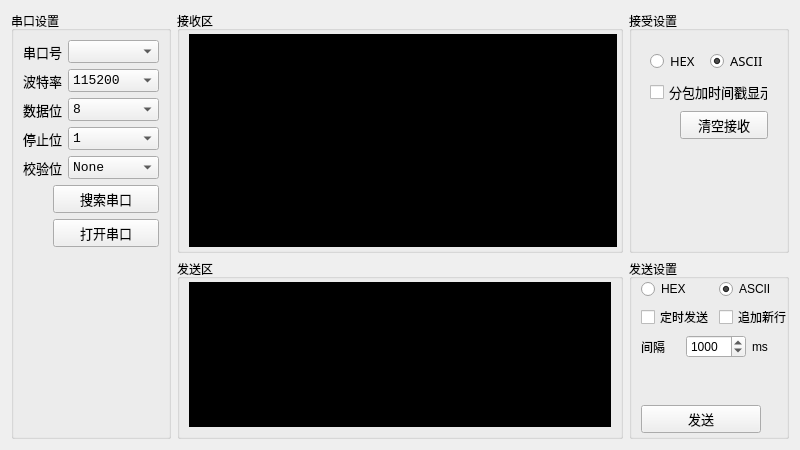
<?xml version="1.0" encoding="UTF-8"?>
<ui version="4.0">
 <class>serial_tool</class>
 <widget class="QWidget" name="serial_tool">
  <property name="geometry">
   <rect>
    <x>0</x>
    <y>0</y>
    <width>800</width>
    <height>450</height>
   </rect>
  </property>
  <property name="windowTitle">
   <string>Form</string>
  </property>
  <layout class="QHBoxLayout" name="horizontalLayout_8">
   <item>
    <widget class="QGroupBox" name="groupBox_2">
     <property name="maximumSize">
      <size>
       <width>160</width>
       <height>16777215</height>
      </size>
     </property>
     <property name="title">
      <string>串口设置</string>
     </property>
     <layout class="QVBoxLayout" name="verticalLayout_4">
      <item>
       <layout class="QHBoxLayout" name="horizontalLayout">
        <item>
         <widget class="QLabel" name="label">
          <property name="sizePolicy">
           <sizepolicy hsizetype="Fixed" vsizetype="Preferred">
            <horstretch>0</horstretch>
            <verstretch>0</verstretch>
           </sizepolicy>
          </property>
          <property name="font">
           <font>
            <family>Consolas</family>
            <pointsize>10</pointsize>
           </font>
          </property>
          <property name="text">
           <string>串口号</string>
          </property>
         </widget>
        </item>
        <item>
         <widget class="QComboBox" name="cbx_com_name">
          <property name="sizePolicy">
           <sizepolicy hsizetype="Preferred" vsizetype="Fixed">
            <horstretch>0</horstretch>
            <verstretch>0</verstretch>
           </sizepolicy>
          </property>
          <property name="font">
           <font>
            <family>Consolas</family>
            <pointsize>10</pointsize>
           </font>
          </property>
         </widget>
        </item>
       </layout>
      </item>
      <item>
       <layout class="QHBoxLayout" name="horizontalLayout_2">
        <item>
         <widget class="QLabel" name="label_2">
          <property name="sizePolicy">
           <sizepolicy hsizetype="Fixed" vsizetype="Preferred">
            <horstretch>0</horstretch>
            <verstretch>0</verstretch>
           </sizepolicy>
          </property>
          <property name="font">
           <font>
            <family>Consolas</family>
            <pointsize>10</pointsize>
           </font>
          </property>
          <property name="text">
           <string>波特率</string>
          </property>
         </widget>
        </item>
        <item>
         <widget class="QComboBox" name="cbx_bandrate">
          <property name="sizePolicy">
           <sizepolicy hsizetype="Preferred" vsizetype="Fixed">
            <horstretch>0</horstretch>
            <verstretch>0</verstretch>
           </sizepolicy>
          </property>
          <property name="font">
           <font>
            <family>Consolas</family>
            <pointsize>10</pointsize>
           </font>
          </property>
          <item>
           <property name="text">
            <string>115200</string>
           </property>
          </item>
          <item>
           <property name="text">
            <string>9600</string>
           </property>
          </item>
         </widget>
        </item>
       </layout>
      </item>
      <item>
       <layout class="QHBoxLayout" name="horizontalLayout_3">
        <item>
         <widget class="QLabel" name="label_3">
          <property name="sizePolicy">
           <sizepolicy hsizetype="Fixed" vsizetype="Preferred">
            <horstretch>0</horstretch>
            <verstretch>0</verstretch>
           </sizepolicy>
          </property>
          <property name="font">
           <font>
            <family>Consolas</family>
            <pointsize>10</pointsize>
           </font>
          </property>
          <property name="text">
           <string>数据位</string>
          </property>
         </widget>
        </item>
        <item>
         <widget class="QComboBox" name="cbx_databit">
          <property name="sizePolicy">
           <sizepolicy hsizetype="Preferred" vsizetype="Fixed">
            <horstretch>0</horstretch>
            <verstretch>0</verstretch>
           </sizepolicy>
          </property>
          <property name="font">
           <font>
            <family>Consolas</family>
            <pointsize>10</pointsize>
           </font>
          </property>
          <item>
           <property name="text">
            <string>8</string>
           </property>
          </item>
          <item>
           <property name="text">
            <string>7</string>
           </property>
          </item>
          <item>
           <property name="text">
            <string>6</string>
           </property>
          </item>
          <item>
           <property name="text">
            <string>5</string>
           </property>
          </item>
         </widget>
        </item>
       </layout>
      </item>
      <item>
       <layout class="QHBoxLayout" name="horizontalLayout_5">
        <item>
         <widget class="QLabel" name="label_5">
          <property name="sizePolicy">
           <sizepolicy hsizetype="Fixed" vsizetype="Preferred">
            <horstretch>0</horstretch>
            <verstretch>0</verstretch>
           </sizepolicy>
          </property>
          <property name="font">
           <font>
            <family>Consolas</family>
            <pointsize>10</pointsize>
           </font>
          </property>
          <property name="text">
           <string>停止位</string>
          </property>
         </widget>
        </item>
        <item>
         <widget class="QComboBox" name="cbx_stopbit">
          <property name="sizePolicy">
           <sizepolicy hsizetype="Preferred" vsizetype="Fixed">
            <horstretch>0</horstretch>
            <verstretch>0</verstretch>
           </sizepolicy>
          </property>
          <property name="font">
           <font>
            <family>Consolas</family>
            <pointsize>10</pointsize>
           </font>
          </property>
          <item>
           <property name="text">
            <string>1</string>
           </property>
          </item>
          <item>
           <property name="text">
            <string>1.5</string>
           </property>
          </item>
          <item>
           <property name="text">
            <string>2</string>
           </property>
          </item>
         </widget>
        </item>
       </layout>
      </item>
      <item>
       <layout class="QHBoxLayout" name="horizontalLayout_4">
        <item>
         <widget class="QLabel" name="label_4">
          <property name="sizePolicy">
           <sizepolicy hsizetype="Fixed" vsizetype="Preferred">
            <horstretch>0</horstretch>
            <verstretch>0</verstretch>
           </sizepolicy>
          </property>
          <property name="font">
           <font>
            <family>Consolas</family>
            <pointsize>10</pointsize>
           </font>
          </property>
          <property name="text">
           <string>校验位</string>
          </property>
         </widget>
        </item>
        <item>
         <widget class="QComboBox" name="cbx_paritybit">
          <property name="sizePolicy">
           <sizepolicy hsizetype="Preferred" vsizetype="Fixed">
            <horstretch>0</horstretch>
            <verstretch>0</verstretch>
           </sizepolicy>
          </property>
          <property name="font">
           <font>
            <family>Consolas</family>
            <pointsize>10</pointsize>
           </font>
          </property>
          <item>
           <property name="text">
            <string>None</string>
           </property>
          </item>
          <item>
           <property name="text">
            <string>Odd</string>
           </property>
          </item>
          <item>
           <property name="text">
            <string>Even</string>
           </property>
          </item>
         </widget>
        </item>
       </layout>
      </item>
      <item>
       <layout class="QHBoxLayout" name="horizontalLayout_12">
        <item>
         <widget class="QLabel" name="lab_img_find_serial">
          <property name="minimumSize">
           <size>
            <width>24</width>
            <height>24</height>
           </size>
          </property>
          <property name="maximumSize">
           <size>
            <width>24</width>
            <height>24</height>
           </size>
          </property>
          <property name="layoutDirection">
           <enum>Qt::LeftToRight</enum>
          </property>
          <property name="autoFillBackground">
           <bool>false</bool>
          </property>
          <property name="styleSheet">
           <string notr="true"/>
          </property>
          <property name="text">
           <string/>
          </property>
          <property name="textFormat">
           <enum>Qt::AutoText</enum>
          </property>
          <property name="pixmap">
           <pixmap resource="../img.qrc">:/new/prefix1/img/red.png</pixmap>
          </property>
          <property name="scaledContents">
           <bool>true</bool>
          </property>
          <property name="alignment">
           <set>Qt::AlignJustify|Qt::AlignVCenter</set>
          </property>
         </widget>
        </item>
        <item>
         <widget class="QPushButton" name="btn_find_seriaport">
          <property name="font">
           <font>
            <family>Consolas</family>
            <pointsize>10</pointsize>
           </font>
          </property>
          <property name="focusPolicy">
           <enum>Qt::NoFocus</enum>
          </property>
          <property name="text">
           <string>搜索串口</string>
          </property>
         </widget>
        </item>
       </layout>
      </item>
      <item>
       <layout class="QHBoxLayout" name="horizontalLayout_11">
        <item>
         <widget class="QLabel" name="lab_img_openport">
          <property name="minimumSize">
           <size>
            <width>24</width>
            <height>24</height>
           </size>
          </property>
          <property name="maximumSize">
           <size>
            <width>24</width>
            <height>24</height>
           </size>
          </property>
          <property name="layoutDirection">
           <enum>Qt::LeftToRight</enum>
          </property>
          <property name="autoFillBackground">
           <bool>false</bool>
          </property>
          <property name="styleSheet">
           <string notr="true"/>
          </property>
          <property name="text">
           <string/>
          </property>
          <property name="textFormat">
           <enum>Qt::AutoText</enum>
          </property>
          <property name="pixmap">
           <pixmap resource="../img.qrc">:/new/prefix1/img/red.png</pixmap>
          </property>
          <property name="scaledContents">
           <bool>true</bool>
          </property>
          <property name="alignment">
           <set>Qt::AlignJustify|Qt::AlignVCenter</set>
          </property>
         </widget>
        </item>
        <item>
         <widget class="QPushButton" name="btn_open_port">
          <property name="font">
           <font>
            <family>Consolas</family>
            <pointsize>10</pointsize>
           </font>
          </property>
          <property name="text">
           <string>打开串口</string>
          </property>
         </widget>
        </item>
       </layout>
      </item>
      <item>
       <spacer name="verticalSpacer">
        <property name="orientation">
         <enum>Qt::Vertical</enum>
        </property>
        <property name="sizeHint" stdset="0">
         <size>
          <width>20</width>
          <height>40</height>
         </size>
        </property>
       </spacer>
      </item>
     </layout>
    </widget>
   </item>
   <item>
    <layout class="QVBoxLayout" name="verticalLayout_3">
     <item>
      <layout class="QHBoxLayout" name="horizontalLayout_7">
       <item>
        <widget class="QGroupBox" name="groupBox_5">
         <property name="maximumSize">
          <size>
           <width>16777215</width>
           <height>16777215</height>
          </size>
         </property>
         <property name="title">
          <string>接收区</string>
         </property>
         <layout class="QVBoxLayout" name="verticalLayout_2">
          <property name="leftMargin">
           <number>9</number>
          </property>
          <property name="topMargin">
           <number>3</number>
          </property>
          <property name="rightMargin">
           <number>3</number>
          </property>
          <property name="bottomMargin">
           <number>3</number>
          </property>
          <item>
           <widget class="QPlainTextEdit" name="tex_recv_text">
            <property name="sizePolicy">
             <sizepolicy hsizetype="Preferred" vsizetype="Expanding">
              <horstretch>0</horstretch>
              <verstretch>0</verstretch>
             </sizepolicy>
            </property>
            <property name="styleSheet">
             <string notr="true">background-color: rgb(0, 0, 0);
font: 12pt &quot;Consolas&quot;;
color: rgb(255, 255, 255);</string>
            </property>
           </widget>
          </item>
         </layout>
        </widget>
       </item>
       <item>
        <widget class="QGroupBox" name="groupBox_3">
         <property name="maximumSize">
          <size>
           <width>160</width>
           <height>16777215</height>
          </size>
         </property>
         <property name="title">
          <string>接受设置</string>
         </property>
         <layout class="QVBoxLayout" name="verticalLayout_6">
          <item>
           <widget class="QWidget" name="widget_2" native="true">
            <property name="maximumSize">
             <size>
              <width>150</width>
              <height>16777215</height>
             </size>
            </property>
            <property name="sizeIncrement">
             <size>
              <width>150</width>
              <height>0</height>
             </size>
            </property>
            <property name="font">
             <font>
              <family>Microsoft JhengHei</family>
              <pointsize>10</pointsize>
              <weight>50</weight>
              <italic>false</italic>
              <bold>false</bold>
             </font>
            </property>
            <property name="styleSheet">
             <string notr="true"/>
            </property>
            <layout class="QVBoxLayout" name="verticalLayout_5">
             <item>
              <layout class="QHBoxLayout" name="horizontalLayout_9">
               <item>
                <widget class="QRadioButton" name="radio_recv_hex">
                 <property name="text">
                  <string>HEX</string>
                 </property>
                </widget>
               </item>
               <item>
                <widget class="QRadioButton" name="radio_recv_ascii">
                 <property name="text">
                  <string>ASCII</string>
                 </property>
                 <property name="checked">
                  <bool>true</bool>
                 </property>
                </widget>
               </item>
              </layout>
             </item>
             <item>
              <widget class="QCheckBox" name="pCheckBoxTimerPick">
               <property name="font">
                <font>
                 <family>Microsoft JhengHei</family>
                 <pointsize>10</pointsize>
                 <weight>50</weight>
                 <italic>false</italic>
                 <bold>false</bold>
                </font>
               </property>
               <property name="text">
                <string>分包加时间戳显示</string>
               </property>
              </widget>
             </item>
             <item>
              <layout class="QHBoxLayout" name="horizontalLayout_13">
               <item>
                <widget class="QLabel" name="lab_img_recv_data">
                 <property name="minimumSize">
                  <size>
                   <width>24</width>
                   <height>24</height>
                  </size>
                 </property>
                 <property name="maximumSize">
                  <size>
                   <width>24</width>
                   <height>24</height>
                  </size>
                 </property>
                 <property name="layoutDirection">
                  <enum>Qt::LeftToRight</enum>
                 </property>
                 <property name="autoFillBackground">
                  <bool>false</bool>
                 </property>
                 <property name="styleSheet">
                  <string notr="true"/>
                 </property>
                 <property name="text">
                  <string/>
                 </property>
                 <property name="textFormat">
                  <enum>Qt::AutoText</enum>
                 </property>
                 <property name="pixmap">
                  <pixmap resource="../img.qrc">:/new/prefix1/img/red.png</pixmap>
                 </property>
                 <property name="scaledContents">
                  <bool>true</bool>
                 </property>
                 <property name="alignment">
                  <set>Qt::AlignJustify|Qt::AlignVCenter</set>
                 </property>
                </widget>
               </item>
               <item>
                <widget class="QPushButton" name="btn_clear_recv">
                 <property name="font">
                  <font>
                   <family>Microsoft JhengHei</family>
                   <pointsize>10</pointsize>
                   <weight>50</weight>
                   <italic>false</italic>
                   <bold>false</bold>
                  </font>
                 </property>
                 <property name="text">
                  <string>清空接收</string>
                 </property>
                </widget>
               </item>
              </layout>
             </item>
             <item>
              <spacer name="verticalSpacer_2">
               <property name="orientation">
                <enum>Qt::Vertical</enum>
               </property>
               <property name="sizeHint" stdset="0">
                <size>
                 <width>20</width>
                 <height>40</height>
                </size>
               </property>
              </spacer>
             </item>
            </layout>
           </widget>
          </item>
         </layout>
        </widget>
       </item>
      </layout>
     </item>
     <item>
      <layout class="QHBoxLayout" name="horizontalLayout_6">
       <property name="sizeConstraint">
        <enum>QLayout::SetNoConstraint</enum>
       </property>
       <property name="bottomMargin">
        <number>0</number>
       </property>
       <item>
        <widget class="QGroupBox" name="groupBox">
         <property name="maximumSize">
          <size>
           <width>16777215</width>
           <height>180</height>
          </size>
         </property>
         <property name="title">
          <string>发送区</string>
         </property>
         <layout class="QVBoxLayout" name="verticalLayout">
          <property name="topMargin">
           <number>3</number>
          </property>
          <item>
           <widget class="QTextEdit" name="tex_send_text">
            <property name="sizePolicy">
             <sizepolicy hsizetype="Preferred" vsizetype="Fixed">
              <horstretch>0</horstretch>
              <verstretch>0</verstretch>
             </sizepolicy>
            </property>
            <property name="maximumSize">
             <size>
              <width>16777215</width>
              <height>180</height>
             </size>
            </property>
            <property name="styleSheet">
             <string notr="true">background-color: rgb(0, 0, 0);
color: rgb(255, 255, 255);
font: 12pt &quot;Consolas&quot;;</string>
            </property>
           </widget>
          </item>
         </layout>
        </widget>
       </item>
       <item>
        <widget class="QGroupBox" name="groupBox_4">
         <property name="maximumSize">
          <size>
           <width>160</width>
           <height>180</height>
          </size>
         </property>
         <property name="title">
          <string>发送设置</string>
         </property>
         <layout class="QVBoxLayout" name="verticalLayout_7">
          <property name="leftMargin">
           <number>9</number>
          </property>
          <property name="topMargin">
           <number>0</number>
          </property>
          <property name="rightMargin">
           <number>9</number>
          </property>
          <property name="bottomMargin">
           <number>3</number>
          </property>
          <item>
           <widget class="QWidget" name="widget" native="true">
            <property name="minimumSize">
             <size>
              <width>150</width>
              <height>0</height>
             </size>
            </property>
            <property name="maximumSize">
             <size>
              <width>150</width>
              <height>16777215</height>
             </size>
            </property>
            <property name="autoFillBackground">
             <bool>false</bool>
            </property>
            <layout class="QVBoxLayout" name="verticalLayout_8">
             <property name="spacing">
              <number>6</number>
             </property>
             <property name="leftMargin">
              <number>0</number>
             </property>
             <property name="topMargin">
              <number>0</number>
             </property>
             <property name="rightMargin">
              <number>0</number>
             </property>
             <property name="bottomMargin">
              <number>0</number>
             </property>
             <item>
              <layout class="QHBoxLayout" name="horizontalLayout_18">
               <item>
                <widget class="QRadioButton" name="radio_send_hex">
                 <property name="text">
                  <string>HEX</string>
                 </property>
                </widget>
               </item>
               <item>
                <widget class="QRadioButton" name="radio_send_ascii">
                 <property name="text">
                  <string>ASCII</string>
                 </property>
                 <property name="checked">
                  <bool>true</bool>
                 </property>
                 <property name="autoRepeat">
                  <bool>false</bool>
                 </property>
                </widget>
               </item>
              </layout>
             </item>
             <item>
              <layout class="QHBoxLayout" name="horizontalLayout_10">
               <item>
                <widget class="QCheckBox" name="chb_timer_send">
                 <property name="text">
                  <string>定时发送</string>
                 </property>
                </widget>
               </item>
               <item>
                <widget class="QCheckBox" name="qcheckBox_newline">
                 <property name="text">
                  <string>追加新行</string>
                 </property>
                </widget>
               </item>
              </layout>
             </item>
             <item>
              <layout class="QHBoxLayout" name="horizontalLayout_19">
               <item>
                <widget class="QLabel" name="label_14">
                 <property name="text">
                  <string>间隔</string>
                 </property>
                </widget>
               </item>
               <item>
                <widget class="QSpinBox" name="sb_timer_send">
                 <property name="minimumSize">
                  <size>
                   <width>60</width>
                   <height>0</height>
                  </size>
                 </property>
                 <property name="minimum">
                  <number>100</number>
                 </property>
                 <property name="maximum">
                  <number>2000</number>
                 </property>
                 <property name="singleStep">
                  <number>10</number>
                 </property>
                 <property name="value">
                  <number>1000</number>
                 </property>
                </widget>
               </item>
               <item>
                <widget class="QLabel" name="label_12">
                 <property name="text">
                  <string>ms</string>
                 </property>
                </widget>
               </item>
              </layout>
             </item>
             <item>
              <spacer name="verticalSpacer_3">
               <property name="orientation">
                <enum>Qt::Vertical</enum>
               </property>
               <property name="sizeHint" stdset="0">
                <size>
                 <width>20</width>
                 <height>40</height>
                </size>
               </property>
              </spacer>
             </item>
             <item>
              <layout class="QHBoxLayout" name="horizontalLayout_20">
               <item>
                <widget class="QPushButton" name="btn_send_message">
                 <property name="font">
                  <font>
                   <family>Microsoft JhengHei</family>
                   <pointsize>10</pointsize>
                   <weight>50</weight>
                   <italic>false</italic>
                   <bold>false</bold>
                  </font>
                 </property>
                 <property name="styleSheet">
                  <string notr="true"/>
                 </property>
                 <property name="text">
                  <string>发送</string>
                 </property>
                </widget>
               </item>
               <item>
                <widget class="QLabel" name="lab_send">
                 <property name="minimumSize">
                  <size>
                   <width>24</width>
                   <height>24</height>
                  </size>
                 </property>
                 <property name="maximumSize">
                  <size>
                   <width>24</width>
                   <height>24</height>
                  </size>
                 </property>
                 <property name="layoutDirection">
                  <enum>Qt::LeftToRight</enum>
                 </property>
                 <property name="autoFillBackground">
                  <bool>false</bool>
                 </property>
                 <property name="styleSheet">
                  <string notr="true"/>
                 </property>
                 <property name="text">
                  <string/>
                 </property>
                 <property name="textFormat">
                  <enum>Qt::AutoText</enum>
                 </property>
                 <property name="pixmap">
                  <pixmap resource="../img.qrc">:/new/prefix1/img/red.png</pixmap>
                 </property>
                 <property name="scaledContents">
                  <bool>true</bool>
                 </property>
                 <property name="alignment">
                  <set>Qt::AlignJustify|Qt::AlignVCenter</set>
                 </property>
                </widget>
               </item>
              </layout>
             </item>
            </layout>
           </widget>
          </item>
         </layout>
        </widget>
       </item>
      </layout>
     </item>
    </layout>
   </item>
  </layout>
 </widget>
 <resources>
  <include location="../img.qrc"/>
 </resources>
 <connections/>
</ui>
